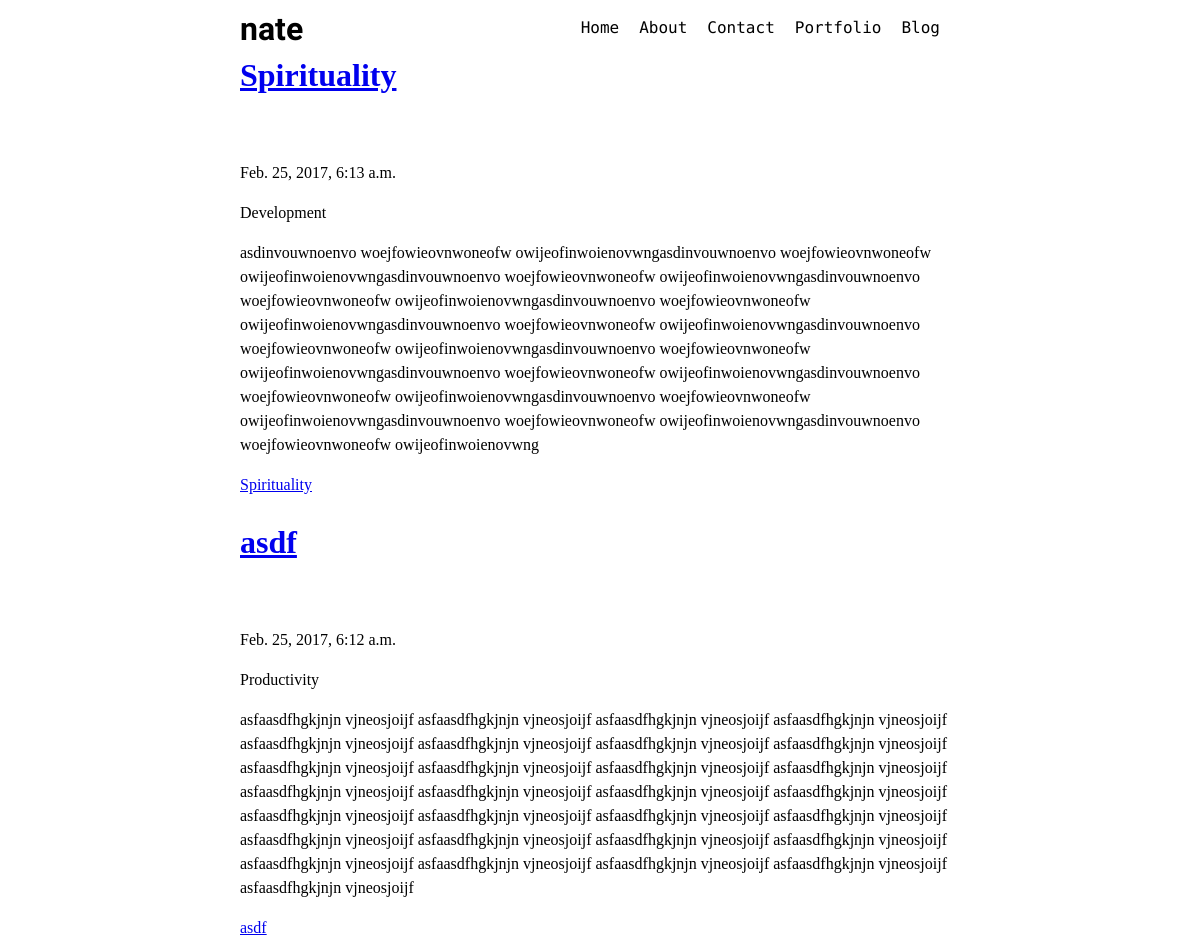
Page /blog on the committed database.
### home/models.py (models this page shows, shortened)
class Post(models.Model):
	title = models.CharField(max_length=50, unique=True)
	author = models.CharField(max_length=50)
	content = models.TextField()
	published = models.DateTimeField()
	slug = models.SlugField(max_length=100, unique=True, blank=True)
	category = models.ForeignKey('home.Category')

class Category(models.Model):
	title = models.CharField(max_length=100, unique=True)
	slug = models.SlugField(max_length=100, unique=True, blank=True)
	def __str__(self):
		return self.title

### home/views.py (the view)
# urls.py: url(r'^blog$', BlogListView.as_view()),
class BlogListView(ListView):
	template_name = "home/blog.html"
	model = Post
	def get_context_data(self, **kwargs):
		context = dict()
		all_posts = Post.objects.all()
		context['post_list'] = all_posts.order_by('-published')
		return context

### home/templates/home/blog.html (shortened to what this page needs)
{% extends 'home/base.html' %}
{% block content %}
<div class="container">
{% for post in post_list %}
<a href="/blog/{{ post.slug }}"><h1> {{ post.title }} </h1></a>
<p> {{ post.published }} </p>
<p> {{ post.category }} </p>
<p> {{ post.content }}</p>
<a href="/blog/{{ post.slug }}">{{ post.title }}</a>
{% endfor %}
</div>
{% endblock %}

### home/static/css/home.css (style rules this page uses)
* { box-sizing: border-box; padding: 0; }
html { box-sizing: border-box; }
*, *:before, *:after { box-sizing: inherit; }
body { line-height: 1.5; background-color: white; color: black; margin: 0; }
.container { padding-left: 20%; width: 80%; }
@media (min-width: 768px) { .container { width: 750px; } }
@media (min-width: 992px) { .container { width: 970px; } }
@media (min-width: 1200px) { .container { width: 80%; } }

### rows in the picture
Post: title "Spirituality", published "Feb. 25, 2017, 6:13 a.m.", category "Development", content "asdinvouwnoenvo woejfowieovnwoneofw owijeofinwoienovwngasdinvouwnoenvo woejfowieovnwoneofw owijeofinwoienovwngasdinvouwnoenvo woejfowieovnwoneofw owijeofinwoienovwngasdinvouwnoenvo woejfowieovnwoneofw owijeofinwoienovwngasdinvouwnoenvo woejfowieovnwoneofw owijeofinwoienovwngasdinvouwnoenvo woejfowieovnwoneofw owijeofinwoienovwngasdinvouwnoenvo woejfowieovnwoneofw owijeofinwoienovwngasdinvouwnoenvo woejfowieovnwoneofw owijeofinwoienovwngasdinvouwnoenvo woejfowieovnwoneofw owijeofinwoienovwngasdinvouwnoenvo woejfowieovnwoneofw owijeofinwoienovwngasdinvouwnoenvo woejfowieovnwoneofw owijeofinwoienovwngasdinvouwnoenvo woejfowieovnwoneofw owijeofinwoienovwngasdinvouwnoenvo woejfowieovnwoneofw…"
Post: title "asdf", published "Feb. 25, 2017, 6:12 a.m.", category "Productivity", content "asfaasdfhgkjnjn vjneosjoijf asfaasdfhgkjnjn vjneosjoijf asfaasdfhgkjnjn vjneosjoijf asfaasdfhgkjnjn vjneosjoijf asfaasdfhgkjnjn vjneosjoijf asfaasdfhgkjnjn vjneosjoijf asfaasdfhgkjnjn vjneosjoijf asfaasdfhgkjnjn vjneosjoijf asfaasdfhgkjnjn vjneosjoijf asfaasdfhgkjnjn vjneosjoijf asfaasdfhgkjnjn vjneosjoijf asfaasdfhgkjnjn vjneosjoijf asfaasdfhgkjnjn vjneosjoijf asfaasdfhgkjnjn vjneosjoijf asfaasdfhgkjnjn vjneosjoijf asfaasdfhgkjnjn vjneosjoijf asfaasdfhgkjnjn vjneosjoijf asfaasdfhgkjnjn vjneosjoijf asfaasdfhgkjnjn vjneosjoijf asfaasdfhgkjnjn vjneosjoijf asfaasdfhgkjnjn vjneosjoijf asfaasdfhgkjnjn vjneosjoijf asfaasdfhgkjnjn vjneosjoijf asfaasdfhgkjnjn vjneosjoijf asfaasdfhgkjnjn vjneosjoijf…"
